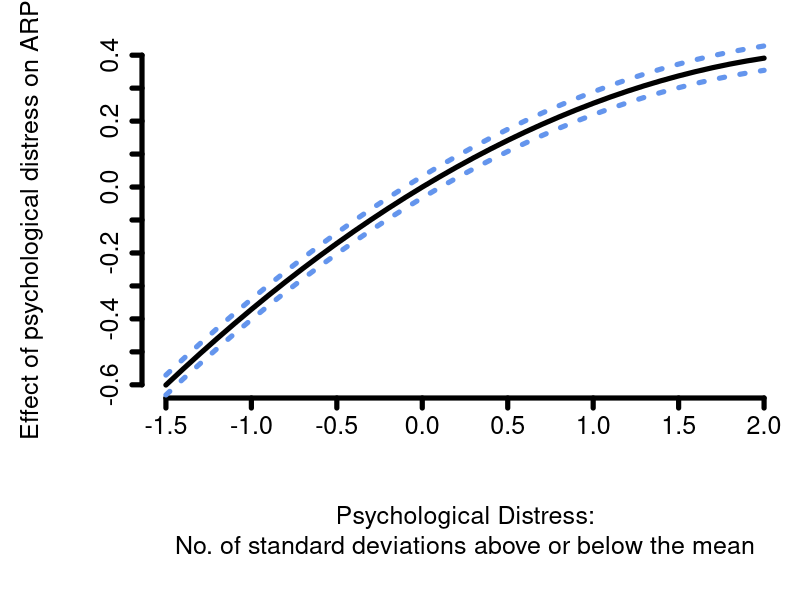
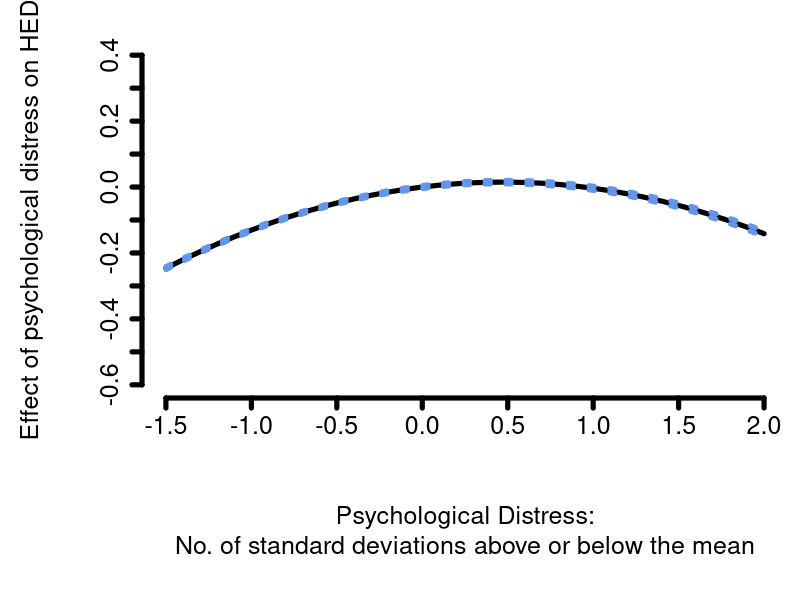

The R source for these figures, in order:
###############################################################################
# Preliminary data preparation steps
###############################################################################

outdat_rutgers <- read.csv("figures/RAPI/injunctive_model_03.csv", header = TRUE)
colnames(outdat_rutgers)[1] <- "params"
varcovmat_rutgers <- read.csv("figures/RAPI/varcovmat_injunctive_model_03.csv", header = TRUE)

outdat_HED <- read.csv("figures/HED/injunctive_model_03.csv", header = TRUE)
colnames(outdat_HED)[1] <- "params"
varcovmat_HED <- read.csv("figures/HED/varcovmat_injunctive_model_03.csv", header = TRUE)

list_estimates <- list(outdat_rutgers = outdat_rutgers, outdat_HED = outdat_HED)
list_varcovmat <- list(varcovmat_rutgers = varcovmat_rutgers, varcovmat_HED = varcovmat_HED)

###############################################################################
# Define function for plotting effects
###############################################################################

CurvilinearEffect <- function(stress, 
                              model, 
                              estimates = list_estimates, 
                              varcovmat = list_varcovmat){
  
  out <- 0
  
  if(model == "RAPI_model03"){
    use_estimates <- estimates[["outdat_rutgers"]]
    use_varcovmat <- varcovmat[["varcovmat_rutgers"]][,2:ncol(varcovmat[["varcovmat_rutgers"]])]
  }else if(model == "HED_model03"){
    use_estimates <- estimates[["outdat_HED"]]
    use_varcovmat <- varcovmat[["varcovmat_HED"]][,2:ncol(varcovmat[["varcovmat_HED"]])]
  }else{
    out <- -99
  }
  
  if(out != -99){
    a_idx <- use_estimates[["params"]] == "DASS"
    b_idx <- use_estimates[["params"]] == "I(DASS * DASS)"
    
    a_est <- use_estimates[["estimates"]][a_idx]
    b_est <- use_estimates[["estimates"]][b_idx]
    
    est_linear_combo <- (a_est)*stress + (b_est)*stress*stress
    
    L <- rep(0, length(use_estimates[["params"]]))
    L[use_estimates[["params"]] == "DASS"] <- a_est
    L[use_estimates[["params"]] == "I(DASS * DASS)"] <- b_est * stress
    L <- t(as.matrix(L))
    
    var_linear_combo <- L %*% as.matrix(use_varcovmat) %*% t(L)
    stderr_linear_combo <- sqrt(var_linear_combo)
  }
  
  out = data.frame(est = est_linear_combo,
                   stderr = stderr_linear_combo,
                   LB95 = est_linear_combo - qnorm(0.975)*stderr_linear_combo,
                   UB95 = est_linear_combo + qnorm(0.975)*stderr_linear_combo)
  return(out)
}

###############################################################################
# Prepare data for plotting
###############################################################################

min_xlim <- -1.5
max_xlim <- 2.0
these_xvals <- c(-1.5, -1, -0.5, 0, 0.5, 1.0, 1.5, 2)

dat_input <- expand.grid(stress = seq(min_xlim,max_xlim,0.1), model = c("RAPI_model03","HED_model03"))
list_output <- mapply(CurvilinearEffect, dat_input$stress, dat_input$model, SIMPLIFY = FALSE)
dat_output <- do.call(rbind, list_output)
dat_plot <- cbind(dat_input, dat_output)

min_ylim <- round(min(dat_plot$est), 1)
max_ylim <- round(max(dat_plot$est), 1)
these_yvals <- round(seq(from = min_ylim, to = max_ylim, by = 0.1), 1)

###############################################################################
# RAPI
###############################################################################
par(mar = c(10, 7, 2, 0.5) + 0.1)  # Bottom, left, top, right
dat_plot0 <- dat_plot[dat_plot$model=="RAPI_model03",]
plot(-1, 
     type="n",
     xlim = c(min_xlim, max_xlim),
     ylim = c(min_ylim, max_ylim),
     xlab = "",
     ylab = "",
     frame.plot = FALSE,
     xaxt = "n", yaxt = "n")
axis(1, at = these_xvals, cex.lab = 1.5, cex.axis = 1.5, lwd = 5)
axis(2, at = these_yvals, cex.lab = 1.5, cex.axis = 1.5, lwd = 5)
lines(dat_plot0$stress, dat_plot0$est, type = "l", lwd = 5)
lines(dat_plot0$stress, dat_plot0$LB95, type = "l", lwd = 5, lty = 3, col = "cornflowerblue")
lines(dat_plot0$stress, dat_plot0$UB95, type = "l", lwd = 5, lty = 3, col = "cornflowerblue")
mtext("Effect of psychological distress on ARP", side = 2, line = 5, cex = 1.5)
mtext("Psychological Distress:\nNo. of standard deviations above or below the mean", side = 1, line = 7, cex = 1.5)

###############################################################################
# HED
###############################################################################
par(mar = c(10, 7, 2, 0.5) + 0.1)  # Bottom, left, top, right
dat_plot0 <- dat_plot[dat_plot$model=="HED_model03",]
plot(-1, 
     type="n",
     xlim = c(min_xlim, max_xlim),
     ylim = c(min_ylim, max_ylim),
     xlab = "",
     ylab = "",
     frame.plot = FALSE,
     xaxt = "n", yaxt = "n")
axis(1, at = these_xvals, cex.lab = 1.5, cex.axis = 1.5, lwd = 5)
axis(2, at = these_yvals, cex.lab = 1.5, cex.axis = 1.5, lwd = 5)
lines(dat_plot0$stress, dat_plot0$est, type = "l", lwd = 5)
lines(dat_plot0$stress, dat_plot0$LB95, type = "l", lwd = 5, lty = 3, col = "cornflowerblue")
lines(dat_plot0$stress, dat_plot0$UB95, type = "l", lwd = 5, lty = 3, col = "cornflowerblue")
mtext("Effect of psychological distress on HED", side = 2, line = 5, cex = 1.5)
mtext("Psychological Distress:\nNo. of standard deviations above or below the mean", side = 1, line = 7, cex = 1.5)


